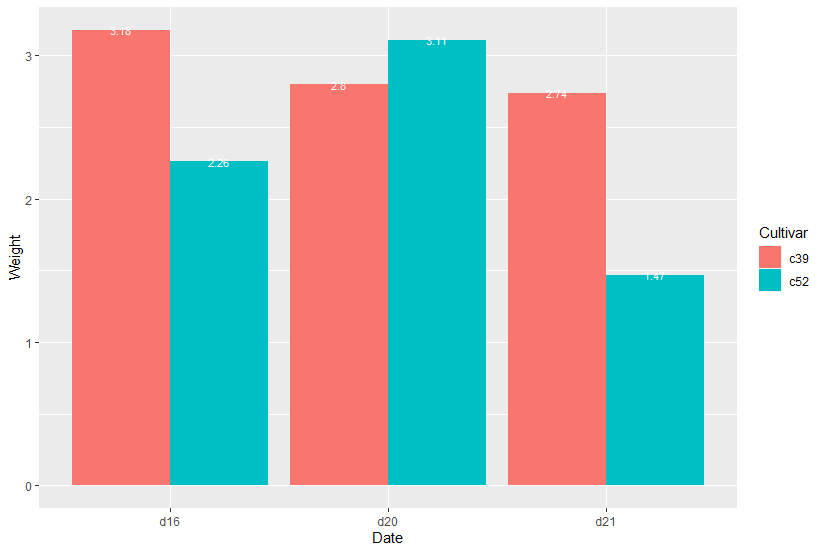

Write R code to recreate this figure.
ggplot(cabbage_exp, aes(x = Date, y = Weight, fill = Cultivar)) +geom_col(position = "dodge") +geom_text(aes(label = Weight),colour = "white", size = 3,just = 1.5, position = position_dodge(.9))
